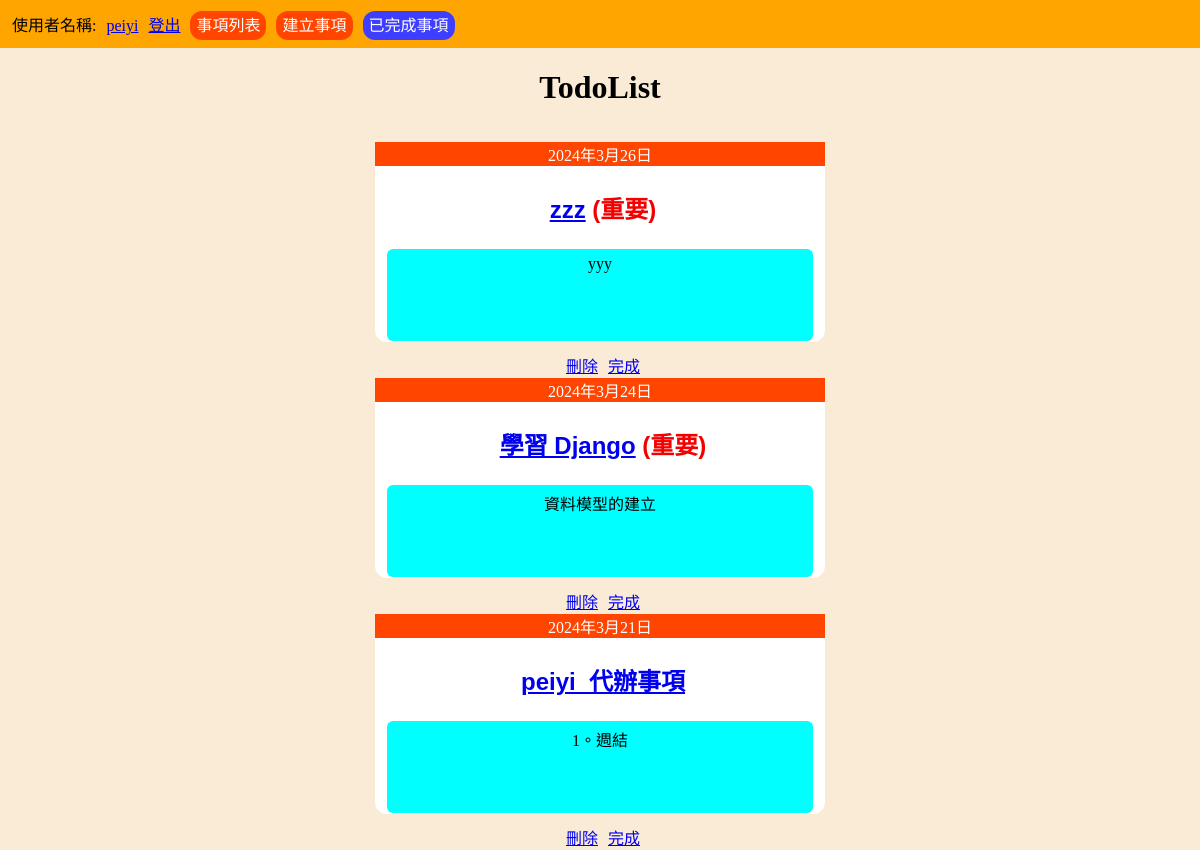
Before: / (signed in) with the older database file.
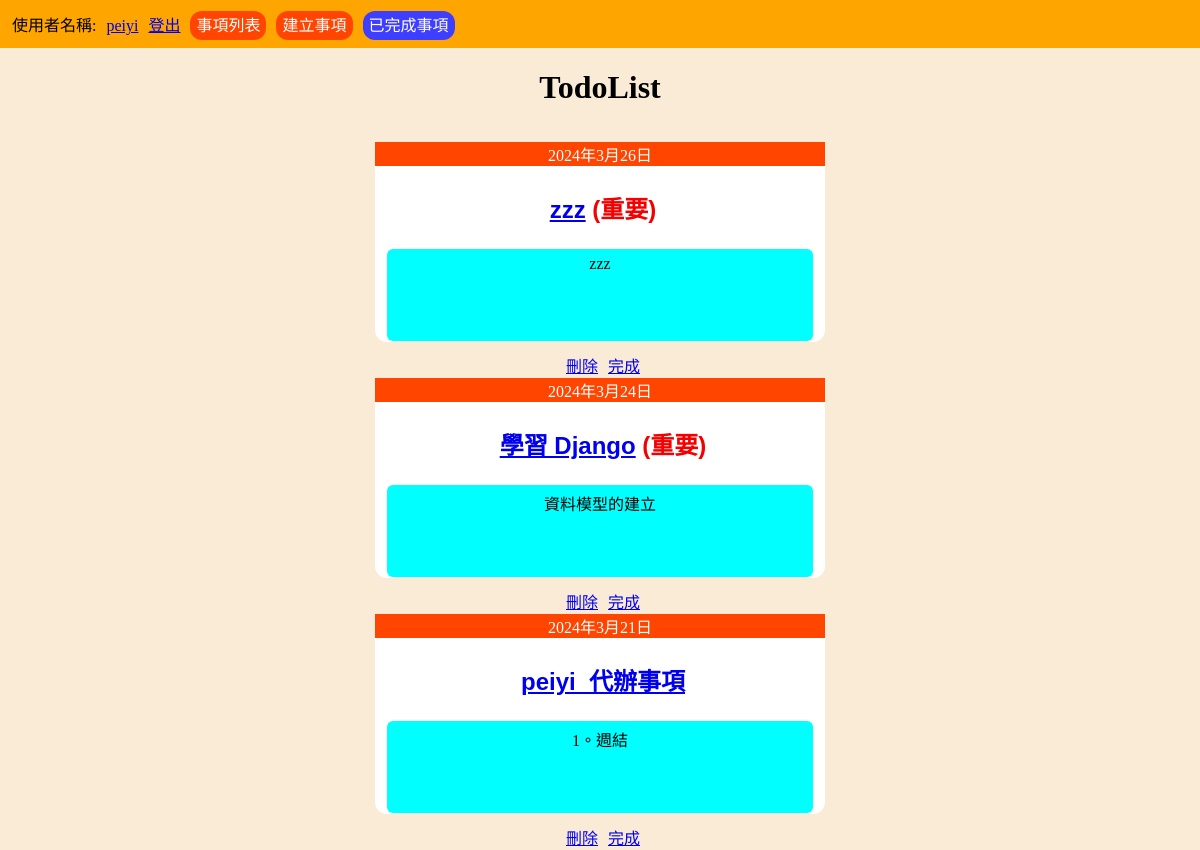
After: the same page with the newer database file.
### todo/models.py (models this page shows, shortened)
class Todo(models.Model):
    title = models.CharField(max_length=100, null=False)
    text = models.TextField(blank=True)
    created = models.DateField(auto_now_add=True)
    date_completed = models.DateTimeField(blank=True, null=True)
    important = models.BooleanField(default=False)
    user = models.ForeignKey(User, on_delete=models.CASCADE)
    completed = models.BooleanField(default=False)

### todo/views.py (the view)
# urls.py: path("", views.todolist, name="todolist"),
def todolist(request):
    todos = None
    if request.user.is_authenticated:
        todos = Todo.objects.filter(user=request.user, completed=False).order_by(
            "-created"
        )
    return render(request, "todo/todo.html", {"todos": todos})

### todo/templates/todo/todo.html (shortened to what this page needs)
{% extends 'base.html' %}
{% block content %}
<h1>
    {% if completed %}
    Completed-Todo
    {% else %}
    TodoList
    {% endif %}
</h1>
{% for todo in todos %}
<div class="todo-list">
    <p class="date">{{todo.created}}</p>
    <p class="title">
        <a href="{% url 'view-todo' todo.id %}"> {{todo.title}}</a>
        {% if todo.important %}
        <span class="important">(重要)</span>
        {% endif %}
    </p>
    <p class="text">{{todo.text}}</p>
    <a href="{% url 'delete-todo' todo.id %}" onclick="return confirmDelete()">刪除</a>
    <a href="{% url 'completed-todo' todo.id %}" onclick="return confirmCompleted()">完成</a>
</div>
{% endfor %}
{% endblock %}

Changed rows visible on the page:
changed Todo "zzz": text "yyy" → "zzz"
